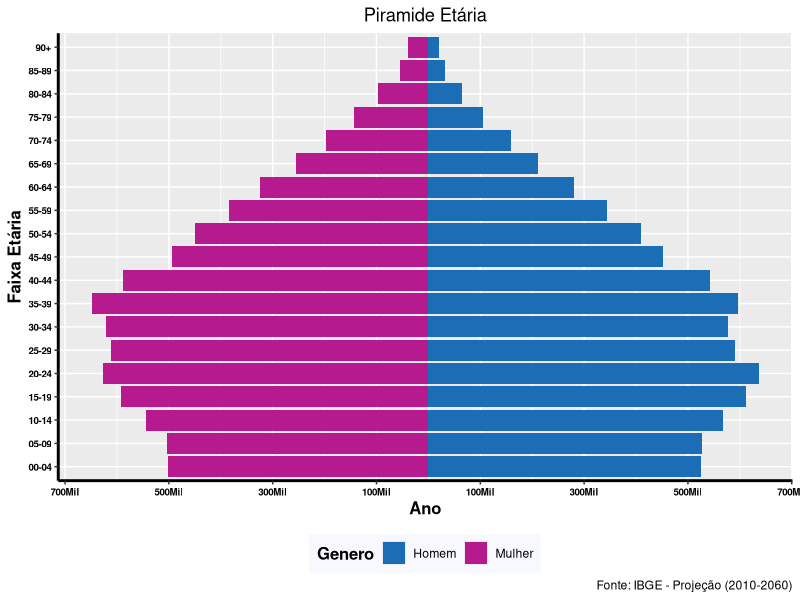

The R script that drew this image:
################################################################################################### 
######################################### Gráfico no R ############################################
################################################################################################### 
#####   DESCRIÇÃO:        Conjunto de gráficos elaborados no R.
#####   ESCRITO POR:      Cleiton Rocha - www.linkedin.com/in/cleitonoerocha/
#####   EMAIL:  cleitonrocha@sei.ba.gov.br // cleitonotavio058@gmail.com 
#####   LICENÇA:          GPLv3
################################################################################################### 
################################################################################################### 

library(ggplot2)
library(ggthemes)
library(RColorBrewer)
library(Cairo)
library(dplyr)

# dataset
popfaixaquinquenal <- read.csv2("Pop_Faixa_Quiquena_BA_Proj2018.csv", dec=",", header=TRUE) 

# dataset filtrando apenas 2020
popfaixaquinquenal_2020 <- popfaixaquinquenal %>% filter(Ano==2020)

# grafico
ggplot(popfaixaquinquenal_2020, aes(x=FaixaEtaria, y=Populacao, fill=Genero)) +
  geom_bar(stat="identity") +
  coord_flip() +
  scale_fill_manual(values = c("#1b6db5","#b51b8f"))+
  labs(x="Faixa Etária", y="Ano", title = "Piramide Etária", caption = "Fonte: IBGE - Projeção (2010-2060)") +
  theme(legend.position="bottom", legend.title = element_text(colour="Black", size=12, face="bold"), legend.background = element_rect(fill="ghostwhite", size=0.5, linetype="blank"))+
  theme(plot.title = element_text(hjust = 0.5),
        axis.title.x = element_text(size=12, face="bold", colour = "black"),
        axis.title.y = element_text(size=12, face="bold", colour = "black"),
        axis.line = element_line(colour = "black", 
                                 size = 1, linetype = "solid"),
        axis.text.y = element_text(face="bold", color="#000000", 
                                   size=7),
        axis.text.x = element_text(face="bold", color="#000000", 
                                   size=7)) +
  scale_y_continuous(breaks = seq(-700000,700000, 200000),
                     labels = paste0(as.character(c(seq(700, 0, -200),
                                                    seq(100, 700, 200))), "Mil"))
